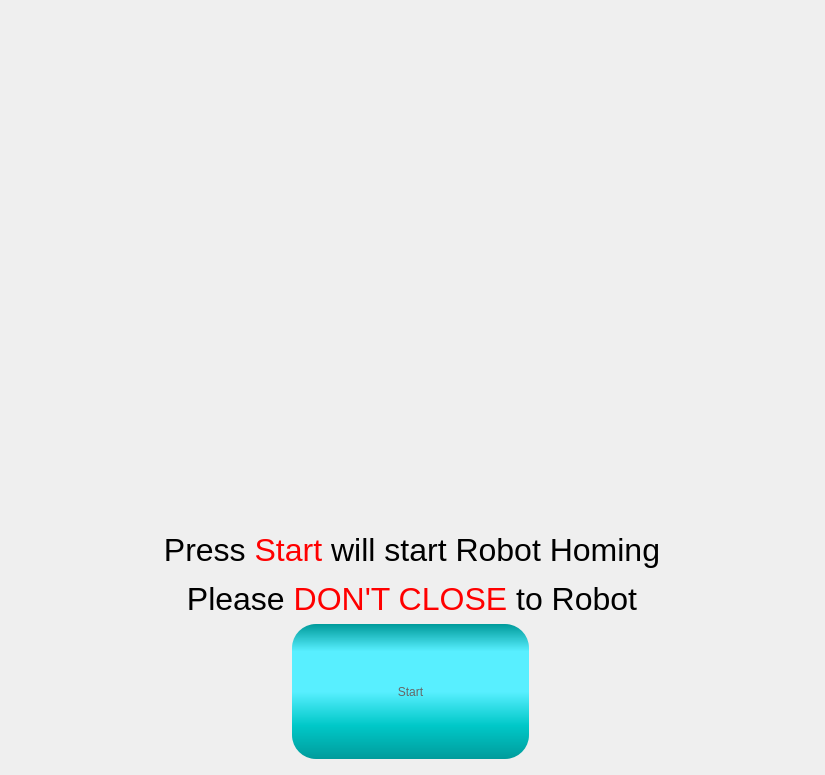
<?xml version="1.0" encoding="UTF-8"?>
<ui version="4.0">
 <class>dlgHoming</class>
 <widget class="QDialog" name="dlgHoming">
  <property name="geometry">
   <rect>
    <x>0</x>
    <y>0</y>
    <width>825</width>
    <height>775</height>
   </rect>
  </property>
  <property name="minimumSize">
   <size>
    <width>800</width>
    <height>600</height>
   </size>
  </property>
  <property name="maximumSize">
   <size>
    <width>16777215</width>
    <height>16777215</height>
   </size>
  </property>
  <property name="windowTitle">
   <string>Dialog</string>
  </property>
  <property name="styleSheet">
   <string notr="true"/>
  </property>
  <layout class="QGridLayout" name="gridLayout">
   <item row="0" column="0">
    <widget class="QWidget" name="wdgHoming" native="true">
     <property name="sizePolicy">
      <sizepolicy hsizetype="Minimum" vsizetype="Minimum">
       <horstretch>0</horstretch>
       <verstretch>0</verstretch>
      </sizepolicy>
     </property>
     <property name="minimumSize">
      <size>
       <width>800</width>
       <height>600</height>
      </size>
     </property>
     <property name="maximumSize">
      <size>
       <width>800</width>
       <height>600</height>
      </size>
     </property>
     <layout class="QVBoxLayout" name="verticalLayout"/>
    </widget>
   </item>
   <item row="2" column="0">
    <layout class="QHBoxLayout" name="layoutH">
     <property name="spacing">
      <number>0</number>
     </property>
     <item>
      <widget class="QPushButton" name="btnStartHoming">
       <property name="minimumSize">
        <size>
         <width>240</width>
         <height>140</height>
        </size>
       </property>
       <property name="maximumSize">
        <size>
         <width>200</width>
         <height>16777215</height>
        </size>
       </property>
       <property name="styleSheet">
        <string notr="true">QPushButton{
font: 48pt &quot;Arial&quot;;
color:#666666;
border-radius:24px;
background-color: qlineargradient(spread:pad, x1:0, y1:0, x2:0, y2:1, stop:0 rgba(0, 155, 155, 255), stop:0.2 rgba(88, 239, 255, 255), stop:0.5 rgba(88, 239, 255, 255), stop:0.75 rgba(0, 200, 200, 255),  stop:1 rgba(0, 155, 155, 255));
padding: 0px 20px;
margin-bottom:5px;
margin-right:3px;
}

QPushButton:hover{
color:#aa3333;
background-color: qlineargradient(spread:pad, x1:0, y1:0, x2:0, y2:1, stop:0 rgba(50, 155, 155, 255), stop:0.2 rgba(150, 239, 255, 255), stop:0.5 rgba(150, 239, 255, 255), stop:0.75 rgba(50, 200, 200, 255),  stop:1 rgba(50, 155, 155, 255));
}

QPushButton:pressed{
margin-top:5px;
margin-bottom:0px;
margin-left:3px;
margin-right:0px;
}</string>
       </property>
       <property name="text">
        <string>Start</string>
       </property>
      </widget>
     </item>
    </layout>
   </item>
   <item row="1" column="0">
    <widget class="QLabel" name="label">
     <property name="styleSheet">
      <string notr="true">font: 24pt &quot;Arial&quot;;</string>
     </property>
     <property name="text">
      <string>&lt;html&gt;&lt;head/&gt;&lt;body&gt;&lt;p&gt;&lt;span style=&quot; font-size:24pt;&quot;&gt;Press &lt;/span&gt;&lt;span style=&quot; font-size:24pt; color:#ff0000;&quot;&gt;Start&lt;/span&gt;&lt;span style=&quot; font-size:24pt;&quot;&gt; will start Robot Homing&lt;/span&gt;&lt;/p&gt;&lt;p&gt;&lt;span style=&quot; font-size:24pt;&quot;&gt;Please &lt;/span&gt;&lt;span style=&quot; font-size:24pt; color:#ff0000;&quot;&gt;DON'T CLOSE&lt;/span&gt;&lt;span style=&quot; font-size:24pt;&quot;&gt; to Robot&lt;/span&gt;&lt;/p&gt;&lt;/body&gt;&lt;/html&gt;</string>
     </property>
     <property name="textFormat">
      <enum>Qt::MarkdownText</enum>
     </property>
     <property name="alignment">
      <set>Qt::AlignCenter</set>
     </property>
    </widget>
   </item>
  </layout>
 </widget>
 <resources/>
 <connections/>
</ui>
